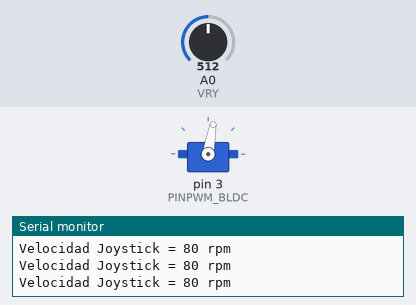
A sketch run on a simulated Arduino Uno, built with avr-gcc and run on an emulated ATmega328P. Parts: servo, the last lines printed to the serial monitor. Inputs (shaded band) come from the test bench; at power-on: A0 (VRY) = 512.

Above: at 1.2 s.
1.3 s: A0 (VRY) set to 532
At 2.5 s:
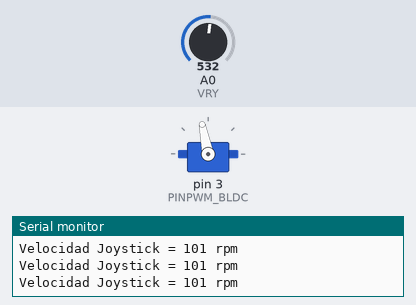
2.8 s: A0 (VRY) set to 306
At 3.6 s:
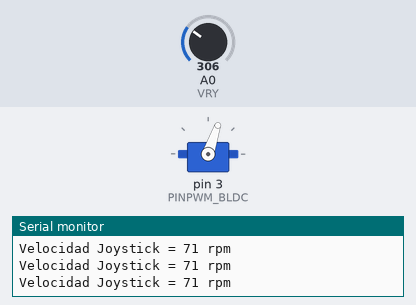
4.3 s: A0 (VRY) set to 716
At 5.1 s:
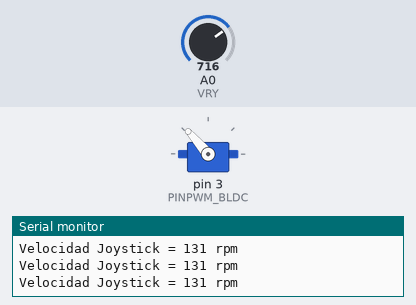
5.8 s: A0 (VRY) set to 122
At 6.1 s:
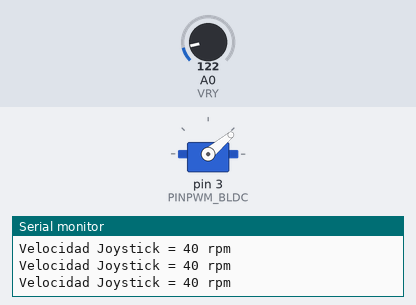
7.3 s: A0 (VRY) set to 900
At 7.6 s:
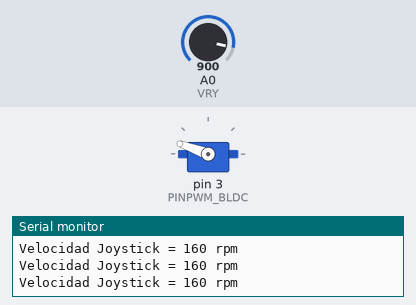
8.8 s: A0 (VRY) set to 511
At 9.8 s:
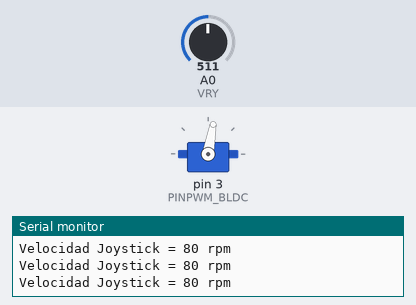
Timing chart, 0 to 11.3 s (numbered marks = the images above; inputs shaded):
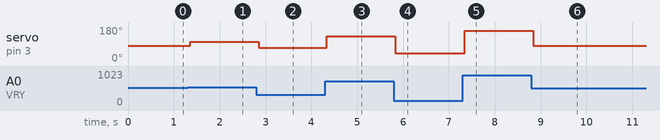

Measured:
- the behaviour switches between 519 and 520 on A0 (VRY) (found by bisection; images 0 and 1)
- after the input at 1.3 s, servo on pin 3 (PINPWM_BLDC): 80° → 101° after 0.06 s
- after the input at 2.8 s, servo on pin 3 (PINPWM_BLDC): 101° → 71° after 0.06 s
- after the input at 4.3 s, servo on pin 3 (PINPWM_BLDC): 71° → 131° at once
- after the input at 5.8 s, servo on pin 3 (PINPWM_BLDC): 131° → 40° at once
- after the input at 7.3 s, servo on pin 3 (PINPWM_BLDC): 40° → 160° at once
- after the input at 8.8 s, servo on pin 3 (PINPWM_BLDC): 160° → 80° at once

The sketch:

33_4_MotorBrushless_Control_Joystick.ino
```cpp
/*33.4.-Control de velocidad de un motor brushless (BLDC) con un potenciómetro y calibrando el
porcentaje del duty cycle de la señal PWM para adaptarla al motor sin escobillas: Para la conexión
de este motor se usa un controlador externo llamado ESC (Electronic Speed Controller), el cual es
alimentado por una batería LiPo, misma que alimenta al Arduino a través del cable rojo del ESC por
medio de su pin de 5V, a la tierra del ESC igual se conectará el pin GND del Arduino y a través de
uno de los pines digitales del Arduino se controlará su velocidad de rotación, a través de una señal
PWM con frecuencia de 50 Hz, que varíe su duty cycle de 1 a 2ms. El control del BLDC es idéntico al
del servomotor, pero la única diferencia es que esa señal PWM controla la posición de 0 a 180 y la
de este tipo de motor controla la velocidad, pero su funcionamiento y librería de uso es la misma.

Motor brushless MT2204 que se alimenta con baterías LiPo de 2 a 3S, cuenta con una KV = 2300, por lo
que el rango de velocidades que abarca como máximo, alimentándolo con una batería de 3S es de:
0 a KV * V_ESC [rpm] = 2300 * 3.7 * 3S = 25,530 [rpm].
La cual es controlada por una señal PWM (Pulse Width Module) con una frecuencia de 50 Hz (20 [ms]).
------------------------------------------------------------------------------------------------
Motor brushless A2212 que se alimenta con baterías LiPo de 2 a 3S, cuenta con una KV = 1400, por lo
que el rango de velocidades que abarca como máximo, alimentándolo con una batería de 3S es de:
0 a KV * V_ESC [rpm] = 1400 * 3.7 * 3S = 15,540 [rpm].
La cual es controlada por una señal PWM (Pulse Width Module) con una frecuencia de 50 Hz (20 [ms]).
Acerca del Joystick cabe mencionar que cuando este está conectado al protoboard, el sentido Y es el
horizontal y el vertical es el X.*/
//IMPORTACIÓN DE LIBRERÍAS
#include <Servo.h> //Librería de control de servomotores.

//DECLARACIÓN DE VARIABLES Y/O CONSTANTES
/*Objeto de la clase Servo, este no recibe ningún parámetro, solamente sirve para poder usar los
métodos de la librería.*/
Servo motorBLDC;
int PINPWM_BLDC = 3;      //Pin 3 = Cable de señal PWM conectada al PIN3~ digital del Arduino.
/*Cuando el valor bajo del duty cycle en la señal PWM dura 1000 µs = 1 ms, la velocidad del BLDC
está en 0 [rpm]. Esta es la teoría, pero si el motor no gira, este valor se debe calibrar para
encontrar el óptimo, además al editar esto se puede cambiar el alcance de la velocidad de giro
del motor.*/
int DUTYCYCLEMIN = 0;     //Calibración BLDC: High Duty Cycle Mínimo ≈ 0 µs = 0 s
/*Cuando el valor alto del duty cycle en la señal PWM dura 2000 µs = 2 ms, la velocidad del BLDC
está en KV * V_ESC [rpm]. Esta es la teoría, pero si el motor deja de girar, este valor se debe
calibrar para encontrar el óptimo, además al editar esto se puede cambiar el alcance de la
velocidad de giro del motor.*/
int DUTYCYCLEMAX = 3000;  //Calibración BLDC: High Duty Cycle Máximo ≈ 3000 µs = 3 ms.
#define VRY A0            //Pin VRY que da las coordenadas verticales Y del Joystick.
int Y;                    //Coordenada Y que adopta valores de 0 a 1023 por el ADC de 10 bits.
int CoordenadaY;          //Coordenada Y después de la transformación de 0 a 1023 -> 0 a 5V.

//CONFIGURACIÓN DE LOS PINES Y LA COMUNICACIÓN SERIAL
void setup() {
  /*servomotor.attach(): Método que sirve para inicializar el objeto del servomotor:
    - El primer parámetro indica el Pin del Arduino al que se conectó el cable de la señal PWM.
    - El segundo parámetro indica la duración mínima en µs de la señal PWM y el tercero la máxima.*/
  motorBLDC.attach(PINPWM_BLDC, DUTYCYCLEMIN, DUTYCYCLEMAX);
  /*pinMode(): Método que indica cuales pines del Arduino son entradas y cuales son salidas:
      - primer parámetro: Indica el pin de Arduino que será asignado como salida o entrada.
      - segundo parámetro: Usa la instrucción OUTPUT para indicar que el pin es una salida o
        INPUT para indicar que el pin es una entrada.
  El número del pin que recibe este método como primer parámetro se puede declarar directamente
  como un número o se puede declarar al inicio del programa como una variable.*/
  pinMode(VRY, INPUT);  //Constante VRX asignada al pin A1.
  /*Serial.begin(baudRate): Este método inicializa la comunicación serial entre la placa Arduino
  y la computadora, además de que configura su velocidad de transmisión dada en unidad de baudios
  (bit trasmitido por segundo) que recibe como su único parámetro:
      - En general, 9600 baudios es una velocidad de transmisión comúnmente utilizada y es
        compatible con la mayoría de los dispositivos y programas.
      - Sin embargo, si se necesita una transferencia de datos más rápida y el hardware/software
        lo admiten, se puede optar por velocidades más altas como 115200 o 57600 baudios.
  Es importante asegurarse de que la velocidad de transmisión especificada coincida con la
  velocidad de comunicación del otro dispositivo al que se conecta el Arduino. Si la velocidad de
  transmisión no coincide, los datos pueden no transmitirse o recibirse correctamente.*/
  Serial.begin(9600);   //Comunicación serial de 9600 baudios, para recibir los pasos del encoder.
  /*Serial.println(): Método que escribe un mensaje en la consola serial de Arduino, a la cual se puede
  acceder en la esquina superior derecha donde se encuentra una lupa.*/
  Serial.println("Control Joystick de Motor Brushless");
}

//EJECUCIÓN DEL PROGRAMA EN UN BUCLE INFINITO
void loop() {
  /*analogRead(): Método que lee un valor analógico por medio del ADC del Arduino que consta de 10
  bits, por lo que convertirá los valores de tensión de 0 a 5V que reciba a un equivalente de 0 a
  2^10 - 1 = 1023.*/
  Y = analogRead(VRY);
  /*En el Joystick se considera una zona de error de ±20 más o menos, por eso en vez de considerar
  rangos de 0 a 511.5 y de 511.5 a 1023, se considera de 0 a 480 y de 520 a 1023.*/
  if(Y >= 0 && Y < 480){            //Obtención de coordenadas -Y: Velocidad de 20 a 20+(180-20)/2 = 100.
    CoordenadaY = map(Y, 0, 480, 20, 100);
  }else if(Y >= 520 && Y <= 1023){  //Obtención de coordenadas +Y: Velocidad de 20+(180-20)/2 = 100 a 180.
    CoordenadaY = map(Y, 520, 1023, 100, 180);
  }else{
    CoordenadaY = 80;
  }
  /*Serial.println(): Método que escribe un mensaje en la consola serial de Arduino, a la cual se puede
  acceder en la esquina superior derecha donde se encuentra una lupa. Si queremos concatenar esto con
  un valor se debe usar el método String() para convertir su contenido en una cadena de caracteres.*/
  Serial.println("Velocidad Joystick = " + String(CoordenadaY) + " rpm");
  /*Servo.write(): Método usado para controlar la posición del eje perteneciente a un servomotor.
  Recibe como argumento un valor numérico que representa el ángulo de giro deseado.*/
  motorBLDC.write(CoordenadaY);   //Velocidad mínima = 20; Velocidad máxima = 180.
}
```
